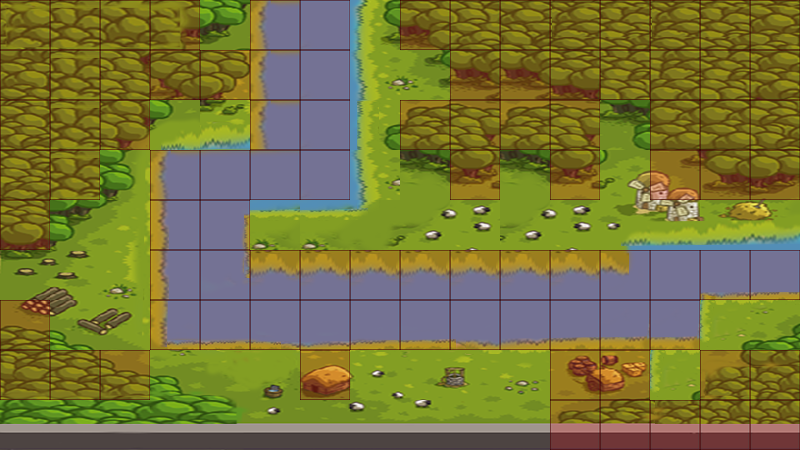

This game map was drawn from its Tiled (.tmx) file and the tilesets committed beside it. A one-line description and the trimmed map source follow:
An orthogonal 16x9 tile map with 50x50 px tiles, 2 tile layers (background, meta), 2 tilesets and 20 objects.

<map version="1.0" orientation="orthogonal" width="16" height="9" tilewidth="50" tileheight="50">
 <tileset firstgid="1" name="map_1_1" tilewidth="50" tileheight="50" spacing="1" margin="1">
  <image source="map_1_1.png" width="800" height="460" />
 </tileset>
 <tileset firstgid="136" name="meta_tiles" tilewidth="50" tileheight="50" spacing="1" margin="1">
  <image source="meta_tiles.png" width="103" height="52" />
  <tile id="0">
   <properties>
    <property name="Collidable" value="true" />
   </properties>
  </tile>
 </tileset>
 <layer name="background" width="16" height="9">
  <data>[144 cells, 144 non-empty, 111 distinct tile ids]</data>
 </layer>
 <layer name="meta" width="16" height="9">
  <properties>
   <property name="Collidable" value="true" />
  </properties>
  <data>[144 cells, 92 non-empty, 1 distinct tile ids]</data>
 </layer>
 <objectgroup name="path1" width="16" height="9">
  <object x="315" y="27" />
  <object x="316" y="181" />
  <object x="195" y="181" />
  <object x="201" y="312" />
  <object x="667" y="315" />
  <object x="669" y="276" />
  <object x="784" y="270" />
  <object x="848" y="269" width="1" />
 </objectgroup>
 <objectgroup name="path2" width="16" height="9">
  <object x="295" y="26" />
  <object x="310" y="80" />
  <object x="294" y="173" />
  <object x="207" y="178" />
  <object x="199" y="246" />
  <object x="192" y="321" />
  <object x="318" y="321" />
  <object x="485" y="297" />
  <object x="609" y="319" />
  <object x="697" y="273" />
  <object x="801" y="269" />
  <object x="854" y="272" />
 </objectgroup>
</map>